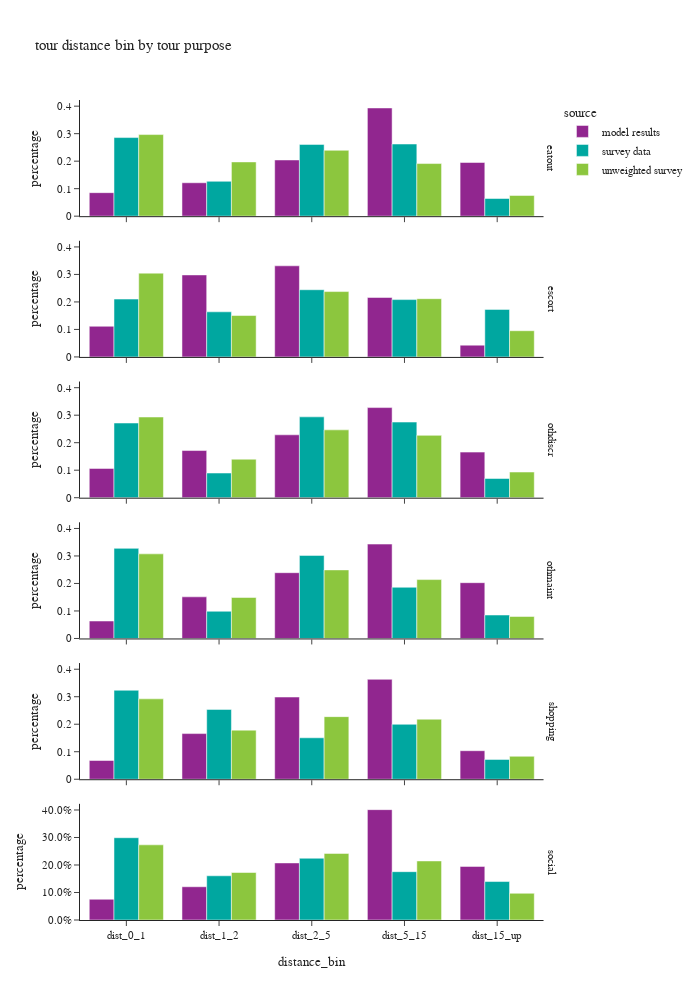

Notebook code for this chart:
### Markdown cell above
## non-mantatory tour distance by purpose

### Code cell
df_plot = non_m_tour_data.loc[non_m_tour_data['distance_bin'] != float('nan')].groupby(['source','tour_type','distance_bin'])['tour_weight'].sum().reset_index()
df_plot['percentage'] = df_plot.groupby(['source','tour_type'], group_keys=False)['tour_weight']. \
    apply(lambda x: x / float(x.sum()))
# df_plot
fig1 = px.bar(df_plot, x='distance_bin', y="percentage", color="source", barmode="group",
              facet_row='tour_type',
              title="tour distance bin by tour purpose")
fig1.for_each_annotation(lambda a: a.update(text = a.text.split("=")[-1]))
fig1.update_layout(height=1000, width=700, font=dict(size=11), yaxis=dict(tickformat=".1%"))
fig1.show()

### Figure 1 — Plotly figure (JSON) as saved in the notebook; plotly's stock layout.template omitted (floating-point values rounded to 4 significant figures)
{"data": [{"alignmentgroup": "True", "hovertemplate": "source=model results<br>tour_type=eatout<br>distance_bin=%{x}<br>percentage=%{y}<extra></extra>", "legendgroup": "model results", "marker": {"color": "#91268F", "pattern": {"shape": ""}}, "name": "model results", "offsetgroup": "model results", "orientation": "v", "showlegend": true, "textposition": "auto", "type": "bar", "x": ["dist_0_1", "dist_1_2", "dist_2_5", "dist_5_15", "dist_15_up"], "xaxis": "x6", "y": [0.08547, 0.1215, 0.2044, 0.3934, 0.1952], "yaxis": "y6"}, {"alignmentgroup": "True", "hovertemplate": "source=model results<br>tour_type=escort<br>distance_bin=%{x}<br>percentage=%{y}<extra></extra>", "legendgroup": "model results", "marker": {"color": "#91268F", "pattern": {"shape": ""}}, "name": "model results", "offsetgroup": "model results", "orientation": "v", "showlegend": false, "textposition": "auto", "type": "bar", "x": ["dist_0_1", "dist_1_2", "dist_2_5", "dist_5_15", "dist_15_up"], "xaxis": "x5", "y": [0.1115, 0.2981, 0.3313, 0.2162, 0.04284], "yaxis": "y5"}, {"alignmentgroup": "True", "hovertemplate": "source=model results<br>tour_type=othdiscr<br>distance_bin=%{x}<br>percentage=%{y}<extra></extra>", "legendgroup": "model results", "marker": {"color": "#91268F", "pattern": {"shape": ""}}, "name": "model results", "offsetgroup": "model results", "orientation": "v", "showlegend": false, "textposition": "auto", "type": "bar", "x": ["dist_0_1", "dist_1_2", "dist_2_5", "dist_5_15", "dist_15_up"], "xaxis": "x4", "y": [0.1064, 0.1715, 0.2286, 0.3276, 0.1658], "yaxis": "y4"}, {"alignmentgroup": "True", "hovertemplate": "source=model results<br>tour_type=othmaint<br>distance_bin=%{x}<br>percentage=%{y}<extra></extra>", "legendgroup": "model results", "marker": {"color": "#91268F", "pattern": {"shape": ""}}, "name": "model results", "offsetgroup": "model results", "orientation": "v", "showlegend": false, "textposition": "auto", "type": "bar", "x": ["dist_0_1", "dist_1_2", "dist_2_5", "dist_5_15", "dist_15_up"], "xaxis": "x3", "y": [0.06342, 0.1514, 0.2392, 0.3432, 0.2029], "yaxis": "y3"}, {"alignmentgroup": "True", "hovertemplate": "source=model results<br>tour_type=shopping<br>distance_bin=%{x}<br>percentage=%{y}<extra></extra>", "legendgroup": "model results", "marker": {"color": "#91268F", "pattern": {"shape": ""}}, "name": "model results", "offsetgroup": "model results", "orientation": "v", "showlegend": false, "textposition": "auto", "type": "bar", "x": ["dist_0_1", "dist_1_2", "dist_2_5", "dist_5_15", "dist_15_up"], "xaxis": "x2", "y": [0.06814, 0.166, 0.2989, 0.3633, 0.1037], "yaxis": "y2"}, {"alignmentgroup": "True", "hovertemplate": "source=model results<br>tour_type=social<br>distance_bin=%{x}<br>percentage=%{y}<extra></extra>", "legendgroup": "model results", "marker": {"color": "#91268F", "pattern": {"shape": ""}}, "name": "model results", "offsetgroup": "model results", "orientation": "v", "showlegend": false, "textposition": "auto", "type": "bar", "x": ["dist_0_1", "dist_1_2", "dist_2_5", "dist_5_15", "dist_15_up"], "xaxis": "x", "y": [0.07542, 0.1209, 0.2075, 0.4013, 0.1949], "yaxis": "y"}, {"alignmentgroup": "True", "hovertemplate": "source=survey data<br>tour_type=eatout<br>distance_bin=%{x}<br>percentage=%{y}<extra></extra>", "legendgroup": "survey data", "marker": {"color": "#00A7A0", "pattern": {"shape": ""}}, "name": "survey data", "offsetgroup": "survey data", "orientation": "v", "showlegend": true, "textposition": "auto", "type": "bar", "x": ["dist_0_1", "dist_1_2", "dist_2_5", "dist_5_15", "dist_15_up"], "xaxis": "x6", "y": [0.2858, 0.1267, 0.261, 0.2623, 0.06423], "yaxis": "y6"}, {"alignmentgroup": "True", "hovertemplate": "source=survey data<br>tour_type=escort<br>distance_bin=%{x}<br>percentage=%{y}<extra></extra>", "legendgroup": "survey data", "marker": {"color": "#00A7A0", "pattern": {"shape": ""}}, "name": "survey data", "offsetgroup": "survey data", "orientation": "v", "showlegend": false, "textposition": "auto", "type": "bar", "x": ["dist_0_1", "dist_1_2", "dist_2_5", "dist_5_15", "dist_15_up"], "xaxis": "x5", "y": [0.2103, 0.164, 0.2443, 0.2084, 0.1729], "yaxis": "y5"}, {"alignmentgroup": "True", "hovertemplate": "source=survey data<br>tour_type=othdiscr<br>distance_bin=%{x}<br>percentage=%{y}<extra></extra>", "legendgroup": "survey data", "marker": {"color": "#00A7A0", "pattern": {"shape": ""}}, "name": "survey data", "offsetgroup": "survey data", "orientation": "v", "showlegend": false, "textposition": "auto", "type": "bar", "x": ["dist_0_1", "dist_1_2", "dist_2_5", "dist_5_15", "dist_15_up"], "xaxis": "x4", "y": [0.2715, 0.08967, 0.2939, 0.275, 0.06989], "yaxis": "y4"}, {"alignmentgroup": "True", "hovertemplate": "source=survey data<br>tour_type=othmaint<br>distance_bin=%{x}<br>percentage=%{y}<extra></extra>", "legendgroup": "survey data", "marker": {"color": "#00A7A0", "pattern": {"shape": ""}}, "name": "survey data", "offsetgroup": "survey data", "orientation": "v", "showlegend": false, "textposition": "auto", "type": "bar", "x": ["dist_0_1", "dist_1_2", "dist_2_5", "dist_5_15", "dist_15_up"], "xaxis": "x3", "y": [0.3276, 0.09898, 0.302, 0.1861, 0.08525], "yaxis": "y3"}, {"alignmentgroup": "True", "hovertemplate": "source=survey data<br>tour_type=shopping<br>distance_bin=%{x}<br>percentage=%{y}<extra></extra>", "legendgroup": "survey data", "marker": {"color": "#00A7A0", "pattern": {"shape": ""}}, "name": "survey data", "offsetgroup": "survey data", "orientation": "v", "showlegend": false, "textposition": "auto", "type": "bar", "x": ["dist_0_1", "dist_1_2", "dist_2_5", "dist_5_15", "dist_15_up"], "xaxis": "x2", "y": [0.3235, 0.2539, 0.1507, 0.1997, 0.0721], "yaxis": "y2"}, {"alignmentgroup": "True", "hovertemplate": "source=survey data<br>tour_type=social<br>distance_bin=%{x}<br>percentage=%{y}<extra></extra>", "legendgroup": "survey data", "marker": {"color": "#00A7A0", "pattern": {"shape": ""}}, "name": "survey data", "offsetgroup": "survey data", "orientation": "v", "showlegend": false, "textposition": "auto", "type": "bar", "x": ["dist_0_1", "dist_1_2", "dist_2_5", "dist_5_15", "dist_15_up"], "xaxis": "x", "y": [0.2991, 0.1607, 0.2245, 0.1757, 0.1399], "yaxis": "y"}, {"alignmentgroup": "True", "hovertemplate": "source=unweighted survey<br>tour_type=eatout<br>distance_bin=%{x}<br>percentage=%{y}<extra></extra>", "legendgroup": "unweighted survey", "marker": {"color": "#8CC63E", "pattern": {"shape": ""}}, "name": "unweighted survey", "offsetgroup": "unweighted survey", "orientation": "v", "showlegend": true, "textposition": "auto", "type": "bar", "x": ["dist_0_1", "dist_1_2", "dist_2_5", "dist_5_15", "dist_15_up"], "xaxis": "x6", "y": [0.2967, 0.1973, 0.2395, 0.1913, 0.0753], "yaxis": "y6"}, {"alignmentgroup": "True", "hovertemplate": "source=unweighted survey<br>tour_type=escort<br>distance_bin=%{x}<br>percentage=%{y}<extra></extra>", "legendgroup": "unweighted survey", "marker": {"color": "#8CC63E", "pattern": {"shape": ""}}, "name": "unweighted survey", "offsetgroup": "unweighted survey", "orientation": "v", "showlegend": false, "textposition": "auto", "type": "bar", "x": ["dist_0_1", "dist_1_2", "dist_2_5", "dist_5_15", "dist_15_up"], "xaxis": "x5", "y": [0.3047, 0.1506, 0.2376, 0.2118, 0.09529], "yaxis": "y5"}, {"alignmentgroup": "True", "hovertemplate": "source=unweighted survey<br>tour_type=othdiscr<br>distance_bin=%{x}<br>percentage=%{y}<extra></extra>", "legendgroup": "unweighted survey", "marker": {"color": "#8CC63E", "pattern": {"shape": ""}}, "name": "unweighted survey", "offsetgroup": "unweighted survey", "orientation": "v", "showlegend": false, "textposition": "auto", "type": "bar", "x": ["dist_0_1", "dist_1_2", "dist_2_5", "dist_5_15", "dist_15_up"], "xaxis": "x4", "y": [0.2933, 0.14, 0.2467, 0.2267, 0.09333], "yaxis": "y4"}, {"alignmentgroup": "True", "hovertemplate": "source=unweighted survey<br>tour_type=othmaint<br>distance_bin=%{x}<br>percentage=%{y}<extra></extra>", "legendgroup": "unweighted survey", "marker": {"color": "#8CC63E", "pattern": {"shape": ""}}, "name": "unweighted survey", "offsetgroup": "unweighted survey", "orientation": "v", "showlegend": false, "textposition": "auto", "type": "bar", "x": ["dist_0_1", "dist_1_2", "dist_2_5", "dist_5_15", "dist_15_up"], "xaxis": "x3", "y": [0.3076, 0.1491, 0.2493, 0.2141, 0.07995], "yaxis": "y3"}, {"alignmentgroup": "True", "hovertemplate": "source=unweighted survey<br>tour_type=shopping<br>distance_bin=%{x}<br>percentage=%{y}<extra></extra>", "legendgroup": "unweighted survey", "marker": {"color": "#8CC63E", "pattern": {"shape": ""}}, "name": "unweighted survey", "offsetgroup": "unweighted survey", "orientation": "v", "showlegend": false, "textposition": "auto", "type": "bar", "x": ["dist_0_1", "dist_1_2", "dist_2_5", "dist_5_15", "dist_15_up"], "xaxis": "x2", "y": [0.2923, 0.1785, 0.2276, 0.2182, 0.0834], "yaxis": "y2"}, {"alignmentgroup": "True", "hovertemplate": "source=unweighted survey<br>tour_type=social<br>distance_bin=%{x}<br>percentage=%{y}<extra></extra>", "legendgroup": "unweighted survey", "marker": {"color": "#8CC63E", "pattern": {"shape": ""}}, "name": "unweighted survey", "offsetgroup": "unweighted survey", "orientation": "v", "showlegend": false, "textposition": "auto", "type": "bar", "x": ["dist_0_1", "dist_1_2", "dist_2_5", "dist_5_15", "dist_15_up"], "xaxis": "x", "y": [0.2733, 0.1727, 0.2421, 0.2147, 0.09715], "yaxis": "y"}], "layout": {"annotations": [{"font": {}, "showarrow": false, "text": "social", "textangle": 90, "x": 0.98, "xanchor": "left", "xref": "paper", "y": 0.07083, "yanchor": "middle", "yref": "paper"}, {"font": {}, "showarrow": false, "text": "shopping", "textangle": 90, "x": 0.98, "xanchor": "left", "xref": "paper", "y": 0.2425, "yanchor": "middle", "yref": "paper"}, {"font": {}, "showarrow": false, "text": "othmaint", "textangle": 90, "x": 0.98, "xanchor": "left", "xref": "paper", "y": 0.4142, "yanchor": "middle", "yref": "paper"}, {"font": {}, "showarrow": false, "text": "othdiscr", "textangle": 90, "x": 0.98, "xanchor": "left", "xref": "paper", "y": 0.5858, "yanchor": "middle", "yref": "paper"}, {"font": {}, "showarrow": false, "text": "escort", "textangle": 90, "x": 0.98, "xanchor": "left", "xref": "paper", "y": 0.7575, "yanchor": "middle", "yref": "paper"}, {"font": {}, "showarrow": false, "text": "eatout", "textangle": 90, "x": 0.98, "xanchor": "left", "xref": "paper", "y": 0.9292, "yanchor": "middle", "yref": "paper"}], "barmode": "group", "font": {"size": 11}, "height": 1000, "legend": {"title": {"text": "source"}, "tracegroupgap": 0}, "title": {"text": "tour distance bin by tour purpose"}, "width": 700, "xaxis": {"anchor": "y", "domain": [0.0, 0.98], "title": {"text": "distance_bin"}}, "xaxis2": {"anchor": "y2", "domain": [0.0, 0.98], "matches": "x", "showticklabels": false}, "xaxis3": {"anchor": "y3", "domain": [0.0, 0.98], "matches": "x", "showticklabels": false}, "xaxis4": {"anchor": "y4", "domain": [0.0, 0.98], "matches": "x", "showticklabels": false}, "xaxis5": {"anchor": "y5", "domain": [0.0, 0.98], "matches": "x", "showticklabels": false}, "xaxis6": {"anchor": "y6", "domain": [0.0, 0.98], "matches": "x", "showticklabels": false}, "yaxis": {"anchor": "x", "domain": [0.0, 0.1417], "tickformat": ".1%", "title": {"text": "percentage"}}, "yaxis2": {"anchor": "x2", "domain": [0.1717, 0.3133], "matches": "y", "title": {"text": "percentage"}}, "yaxis3": {"anchor": "x3", "domain": [0.3433, 0.485], "matches": "y", "title": {"text": "percentage"}}, "yaxis4": {"anchor": "x4", "domain": [0.515, 0.6567], "matches": "y", "title": {"text": "percentage"}}, "yaxis5": {"anchor": "x5", "domain": [0.6867, 0.8283], "matches": "y", "title": {"text": "percentage"}}, "yaxis6": {"anchor": "x6", "domain": [0.8583, 1.0], "matches": "y", "title": {"text": "percentage"}}}}
